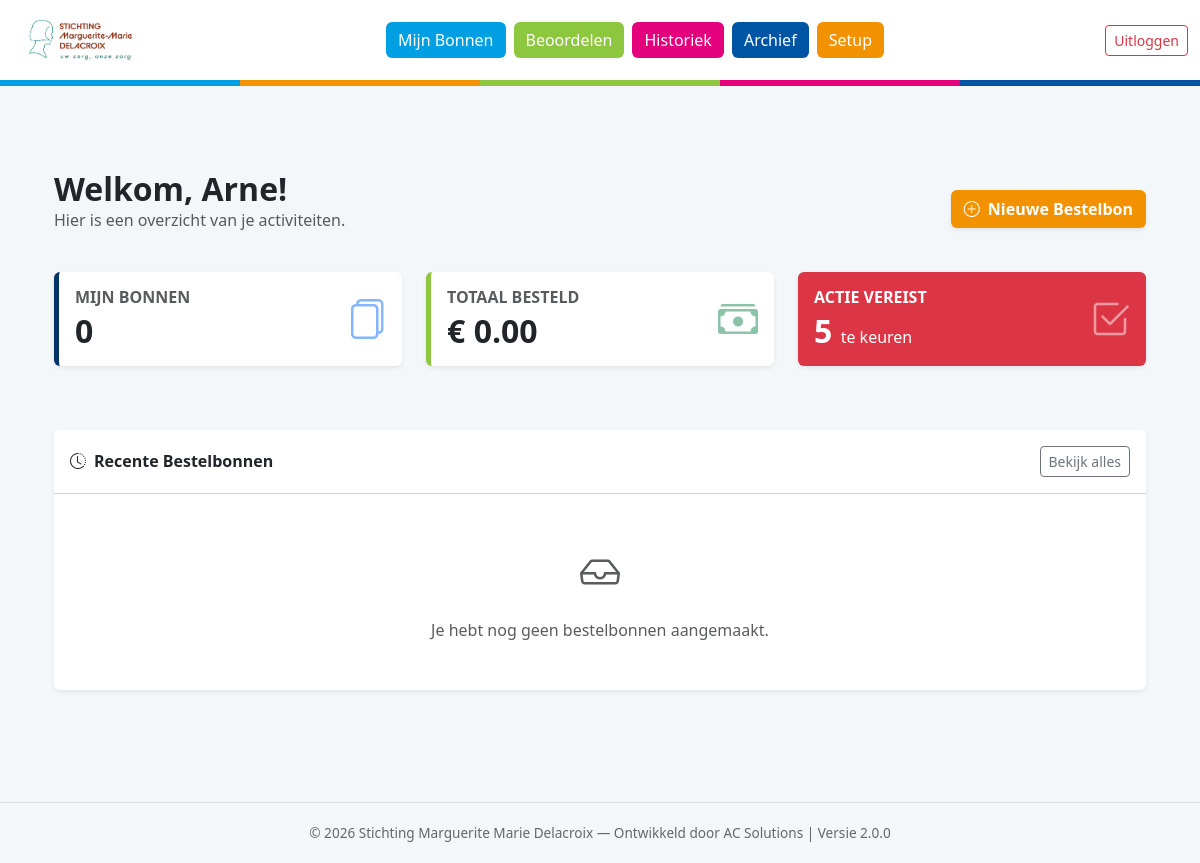
Page /dashboard (signed in) on the earlier database version.
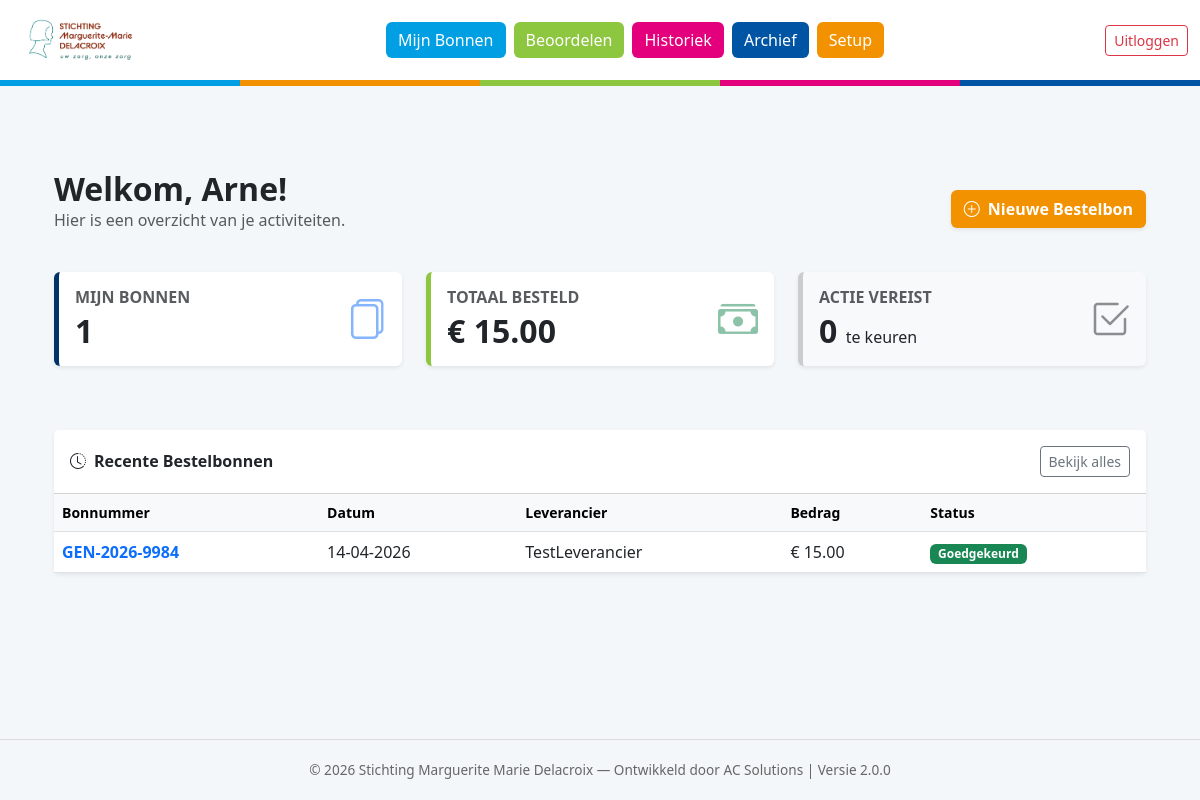
Same page on the later database version.
### models.py (models this page shows)
class User(db.Model, UserMixin):
    id = db.Column(db.Integer, primary_key=True)
    username = db.Column(db.String(50), unique=True, nullable=False)
    email = db.Column(db.String(100), unique=True)
    password = db.Column(db.String(100), nullable=False)
    role = db.Column(db.String(20), nullable=False)
    department_id = db.Column(db.Integer, db.ForeignKey('department.id'))
    department_code = db.Column(db.String(5))
    is_active = db.Column(db.Boolean, default=True)
    min_attachment_limit = db.Column(db.Float, default=500.0)
    max_bo_limit = db.Column(db.Float, default=1000.0)
    auto_approve_limit = db.Column(db.Float, default=50.0)
    approver_id = db.Column(db.Integer, db.ForeignKey('user.id'))
    dark_mode = db.Column(db.Boolean, default=False)
    email_notification_freq = db.Column(db.String(20), default='Direct')
    digest_time = db.Column(db.String(5), default='08:00')
    orders = db.relationship('Order', backref='user', lazy=True)

class Order(db.Model):
    id = db.Column(db.Integer, primary_key=True)
    order_number = db.Column(db.String(50), unique=True)
    created_at = db.Column(db.DateTime, default=datetime.utcnow)
    status = db.Column(db.String(30), default='Concept')
    reference = db.Column(db.String(200))
    total_amount = db.Column(db.Float, default=0.0)
    user_id = db.Column(db.Integer, db.ForeignKey('user.id'))
    supplier_id = db.Column(db.Integer, db.ForeignKey('supplier.id'))
    attachment_filename = db.Column(db.String(255))
    rejection_reason = db.Column(db.Text)
    notify_on_update = db.Column(db.Boolean, default=True)
    notification_type = db.Column(db.String(20), default='Final')
    bo_approval_code = db.Column(db.String(50))
    bo_approval_date = db.Column(db.DateTime)
    bo_name = db.Column(db.String(100))
    dir_approval_code = db.Column(db.String(50))
    dir_approval_date = db.Column(db.DateTime)
    dir_name = db.Column(db.String(100))
    supplier = db.relationship('Supplier', backref='orders', lazy=True)
    lines = db.relationship('OrderLine', backref='order', lazy=True)
    attachments = db.relationship('Attachment', backref='order', lazy=True)

class Supplier(db.Model):
    id = db.Column(db.Integer, primary_key=True)
    name = db.Column(db.String(100), unique=True, nullable=False)
    street = db.Column(db.String(100))
    house_number = db.Column(db.String(10))
    zip_code = db.Column(db.String(20))
    city = db.Column(db.String(100))
    country = db.Column(db.String(100), default="België")
    vat_number = db.Column(db.String(20))
    email = db.Column(db.String(120), nullable=True)

### app.py (the view, shortened to what this page needs)
@app.route('/dashboard')
@login_required
def dashboard():
    auto_escalate_stale_orders()
    my_orders_count = Order.query.filter_by(user_id=current_user.id).count()
    my_total_spent = db.session.query(func.sum(Order.total_amount)).filter(
        Order.user_id == current_user.id,
        Order.status.not_in(['Concept', 'Afgewezen'])
    ).scalar() or 0.0
    pending_approvals = 0
    if current_user.role == 'Admin':
        pending_approvals = Order.query.filter(Order.status.in_(['Wachten op BO', 'Wachten op Directie'])).count()
    elif current_user.role == 'BO':
        pending_approvals = Order.query.join(User, Order.user_id == User.id)\
                                      .filter(User.department_id == current_user.department_id,
                                              Order.status == 'Wachten op BO',
                                              Order.user_id != current_user.id).count()
    recent_orders = Order.query.filter_by(user_id=current_user.id).order_by(Order.created_at.desc()).limit(5).all()
    return render_template('dashboard.html', **locals())

### app.py (called while the page is built)
@login_manager.user_loader
def load_user(user_id):
    return User.query.get(int(user_id))

def auto_escalate_stale_orders():
    grens_datum = datetime.utcnow() - timedelta(days=5)
    stale_orders = Order.query.filter(
        Order.status == 'Wachten op BO',
        Order.created_at <= grens_datum
    ).all()
    if stale_orders:
        for order in stale_orders:
            order.status = 'Wachten op Directie'
            order.bo_approval_code = 'AUTO_PUSH'
        db.session.commit()

### templates/dashboard.html (shortened to what this page needs)
{% extends "base.html" %}
{% block content %}
<div class="container pb-5">
    <div class="d-flex justify-content-between align-items-center mb-4">
        <div>
            <h2 class="fw-bold text-dark mb-0">Welkom, {{ current_user.username }}!</h2>
            <p class="text-muted">Hier is een overzicht van je activiteiten.</p>
        </div>
        <a href="{{ url_for('new_order') }}" class="btn fw-bold text-white shadow-sm" style="background-color: #f29200;">
            <i class="bi bi-plus-circle me-2"></i>Nieuwe Bestelbon
        </a>
    </div>
    <div class="row mb-5">
        <div class="col-md-4 mb-3">
            <div class="card shadow-sm border-0 h-100" style="border-left: 5px solid #003366 !important;">
                <div class="card-body">
                    <div class="d-flex justify-content-between align-items-center">
                        <div>
                            <h6 class="text-muted text-uppercase fw-bold mb-1">Mijn Bonnen</h6>
                            <h2 class="fw-bold mb-0 text-dark">{{ my_orders_count }}</h2>
                        </div>
                        <div class="fs-1 text-primary opacity-50"><i class="bi bi-files"></i></div>
                    </div>
                </div>
            </div>
        </div>
        <div class="col-md-4 mb-3">
            <div class="card shadow-sm border-0 h-100" style="border-left: 5px solid #8dc63f !important;">
                <div class="card-body">
                    <div class="d-flex justify-content-between align-items-center">
                        <div>
                            <h6 class="text-muted text-uppercase fw-bold mb-1">Totaal Besteld</h6>
                            <h2 class="fw-bold mb-0 text-dark">€ {{"%.2f"|format(my_total_spent)}}</h2>
                        </div>
                        <div class="fs-1 text-success opacity-50"><i class="bi bi-cash-stack"></i></div>
                    </div>
                </div>
            </div>
        </div>
        {% if current_user.role in ['BO', 'Directie', 'Admin'] %}
        <div class="col-md-4 mb-3">
            <div class="card shadow-sm border-0 h-100 {% if pending_approvals > 0 %}bg-danger text-white{% else %}bg-light{% endif %}"
                 style="{% if pending_approvals == 0 %}border-left: 5px solid #ccc !important;{% endif %}">
                <div class="card-body">
                    <div class="d-flex justify-content-between align-items-center">
                        <div>
                            <h6 class="text-uppercase fw-bold mb-1 {% if pending_approvals == 0 %}text-muted{% endif %}">Actie Vereist</h6>
                            <h2 class="fw-bold mb-0">{{ pending_approvals }} <small class="fs-6 fw-normal">te keuren</small></h2>
                        </div>
                        <div class="fs-1 opacity-50"><i class="bi bi-check2-square"></i></div>
                    </div>
                </div>
            </div>
        </div>
        {% endif %}
    </div>
    <div class="card shadow-sm border-0">
        <div class="card-header bg-white fw-bold d-flex justify-content-between align-items-center py-3">
            <span><i class="bi bi-clock-history me-2"></i>Recente Bestelbonnen</span>
            <a href="{{ url_for('my_orders') }}" class="btn btn-sm btn-outline-secondary">Bekijk alles</a>
        </div>
        <div class="card-body p-0">
            {% if recent_orders %}
            <div class="table-responsive">
                <table class="table table-hover align-middle mb-0">
                    <thead class="table-light small">
                        <tr>
                            <th>Bonnummer</th>
                            <th>Datum</th>
                            <th>Leverancier</th>
                            <th>Bedrag</th>
                            <th>Status</th>
                        </tr>
                    </thead>
                    <tbody>
                        {% for order in recent_orders %}
                        <tr style="cursor: pointer;" onclick="window.location='{{ url_for('order_detail', order_id=order.id) }}'">
                            <td class="fw-bold text-primary">{{ order.order_number }}</td>
                            <td>{{ order.created_at.strftime('%d-%m-%Y') }}</td>
                            <td>{{ order.supplier.name }}</td>
                            <td>€ {{"%.2f"|format(order.total_amount)}}</td>
                            <td>
                                {% if order.status == 'Concept' %}
                                    <span class="badge bg-secondary">Concept</span>
                                {% elif order.status == 'Goedgekeurd' %}
                                    <span class="badge bg-success">Goedgekeurd</span>
                                {% elif order.status == 'Afgewezen' %}
                                    <span class="badge bg-danger">Afgewezen</span>
                                {% else %}
                                    <span class="badge bg-warning text-dark"><i class="bi bi-hourglass-split me-1"></i>{{ order.status }}</span>
                                {% endif %}
                            </td>
                        </tr>
                        {% endfor %}
                    </tbody>
                </table>
            </div>
            {% else %}
            <div class="p-5 text-center text-muted">
                <i class="bi bi-inbox fs-1 d-block mb-3"></i>
                Je hebt nog geen bestelbonnen aangemaakt.
            </div>
            {% endif %}
        </div>
    </div>
</div>
{% endblock %}

### templates/base.html (shortened to what this page needs)
<!DOCTYPE html>
<html lang="nl" data-bs-theme="light">
<head>
    <link href="https://cdn.jsdelivr.net/npm/bootstrap@5.3.0/dist/css/bootstrap.min.css" rel="stylesheet">
    <link rel="stylesheet" href="https://cdn.jsdelivr.net/npm/bootstrap-icons@1.10.5/font/bootstrap-icons.css">
    <link rel="stylesheet" href="{{ url_for('static', filename='style.css') }}">
</head>
<body class="d-flex flex-column min-vh-100">
    <nav class="navbar navbar-expand-lg">
        <div class="container-fluid">
            <a class="navbar-brand" href="{{ url_for('dashboard') }}">
                <img src="{{ url_for('static', filename='logo.png') }}" alt="Delacroix Logo">
            </a>
            {% if current_user.is_authenticated %}
            <div class="d-flex flex-wrap justify-content-center gap-2 flex-grow-1 px-3">
                <a href="{{ url_for('my_orders') }}" class="btn btn-brand-cyan">Mijn Bonnen</a>
                {% if current_user.role in ['BO', 'Directie', 'Admin'] %}
                    <a href="{{ url_for('approve_list') }}" class="btn btn-brand-green">Beoordelen</a>
                    <a href="{{ url_for('my_approvals') }}" class="btn btn-brand-pink">Historiek</a>
                {% endif %}
                {% if current_user.role in ['Directie', 'Admin'] %}
                    <a href="{{ url_for('all_orders') }}" class="btn btn-brand-blue">Archief</a>
                {% endif %}
                {% if current_user.role == 'Admin' %}
                    <a href="{{ url_for('setup') }}" class="btn btn-brand-orange">Setup</a>
                {% endif %}
            </div>
            <div class="d-flex align-items-center gap-2">
                <a href="{{ url_for('logout') }}" class="btn btn-outline-danger btn-sm">Uitloggen</a>
            </div>
            {% endif %}
        </div>
    </nav>
    <div class="brand-bar"></div>
    <main class="flex-grow-1">
        <div class="container py-4">
            {% block content %}{% endblock %}
        </div>
    </main>
    <footer style="text-align: center; padding: 20px; margin-top: 40px; font-size: 0.85em; color: #666; border-top: 1px solid #ddd;">
        &copy; 2026 Stichting Marguerite Marie Delacroix &mdash; Ontwikkeld door AC Solutions | Versie 2.0.0
    </footer>
</body>
</html>

### static/style.css (style rules this page uses)
html, body { height: 100%; margin: 0; }
body { background-color: #f4f7f9; font-family: 'Segoe UI', Roboto, Helvetica, Arial, sans-serif; display: flex; flex-direction: column; min-height: 100vh; padding-top: 106px; }
.navbar { position: fixed !important; top: 0 !important; left: 0; right: 0; height: 80px; z-index: 2000 !important; background-color: #ffffff !important; box-shadow: none !important; border: none !important; display: flex; align-items: center; margin: 0 !important; }
.navbar-brand img { max-height: 60px; width: auto; object-fit: contain; }
.brand-bar { height: 6px; width: 100%; position: fixed; top: 80px; left: 0; z-index: 2001; background: linear-gradient(to right, #009fe3 0%, #009fe3 20%, #f29200 20%, #f29200 40%, #8dc63f 40%, #8dc63f 60%, #e4007d 60%, #e4007d 80%, #0054a4 80%, #0054a4 100%) !important; box-shadow: none !important; }
main { flex: 1 0 auto; }
.container { margin-top: 20px; }
.btn-brand-cyan { background-color: #009fe3 !important; color: white !important; border: none; }
.btn-brand-green { background-color: #8dc63f !important; color: white !important; border: none; }
.btn-brand-pink { background-color: #e4007d !important; color: white !important; border: none; }
.btn-brand-blue { background-color: #0054a4 !important; color: white !important; border: none; }
.btn-brand-orange { background-color: #f29200 !important; color: white !important; border: none; }

Differences in the rows shown:
now on this page (row edited): Order: order_number "GEN-2026-9984", created_at "14-04-2026", supplier.name "TestLeverancier", total_amount "15.00", status "Goedgekeurd"
Other differences:
{{ my_orders_count }}: "0" → "1"
{{ "%.2f"|format(my_total_spent) }}: "0.00" → "15.00"
{{ pending_approvals }}: "5" → "0"
text no longer shown: "Je hebt nog geen bestelbonnen aangemaakt."
text now shown: "Bonnummer Datum Leverancier Bedrag Status"
